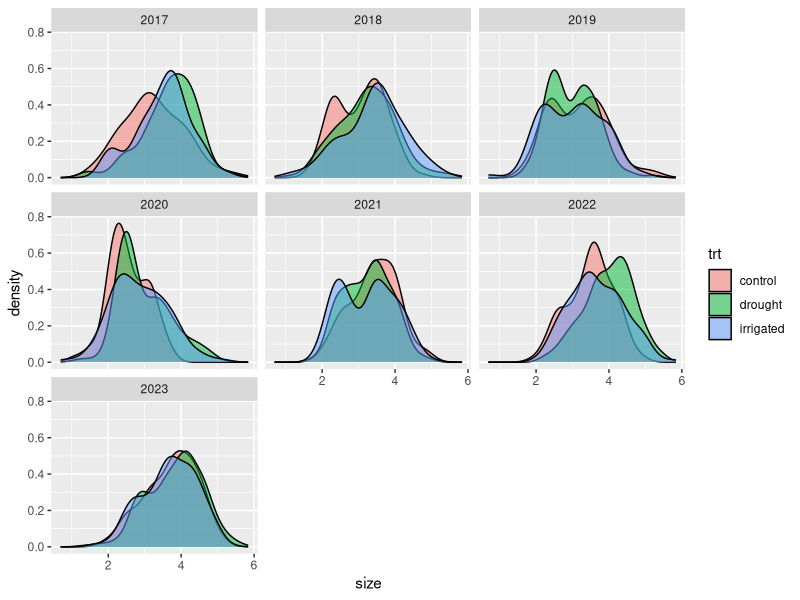
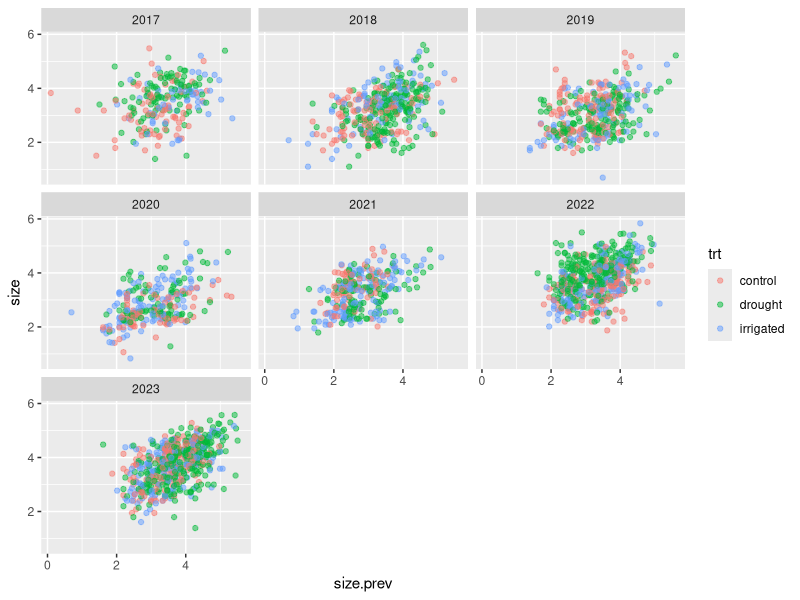
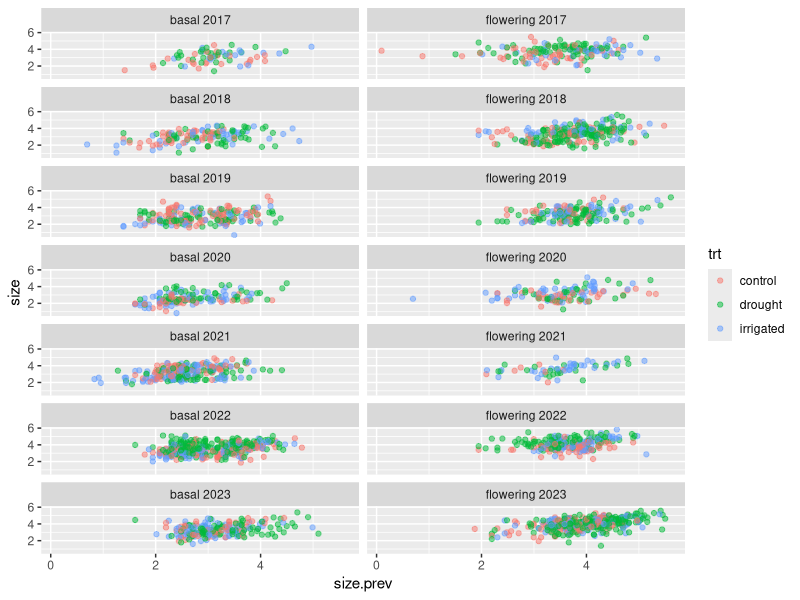
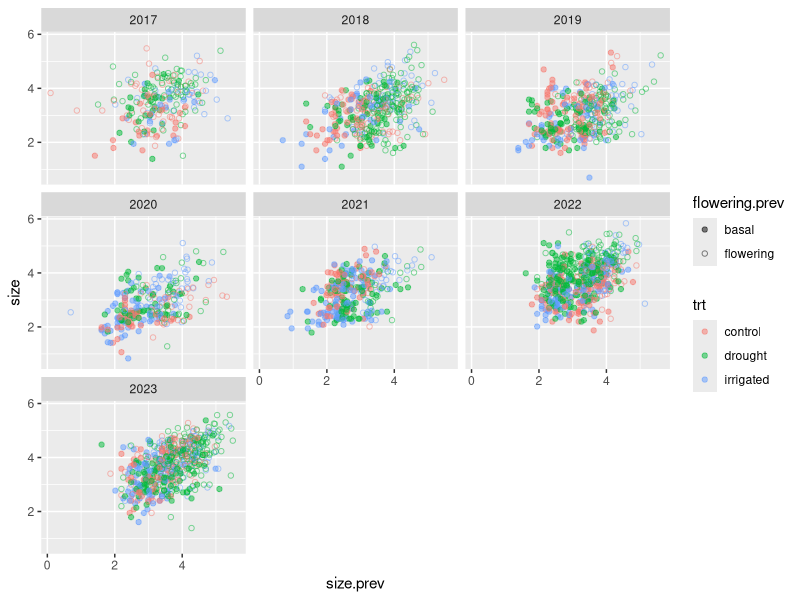
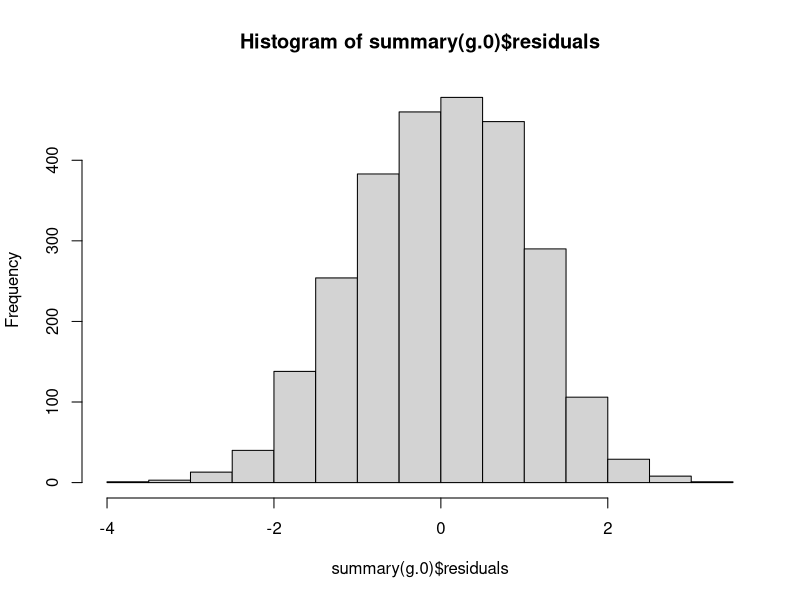
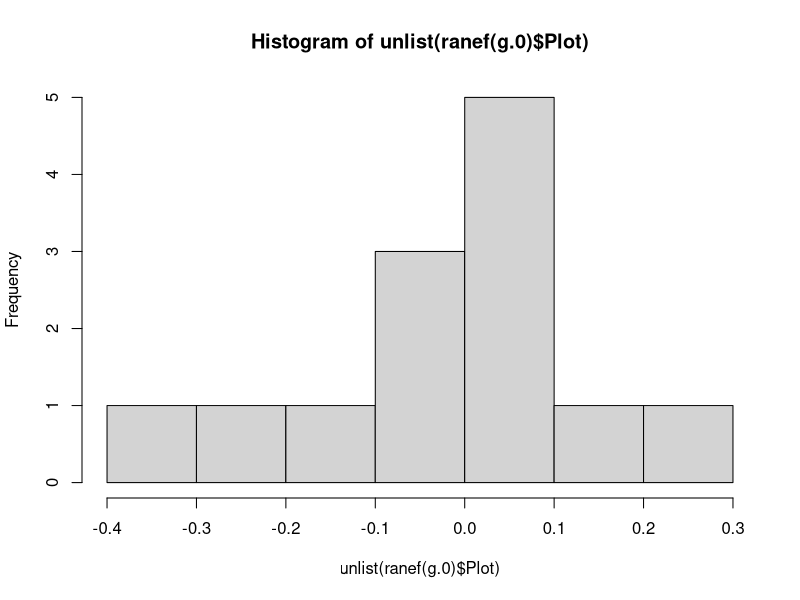
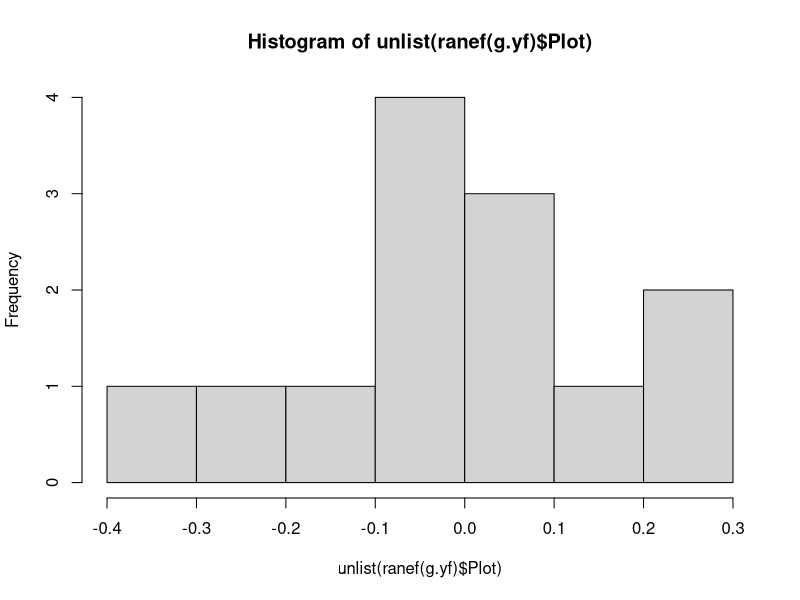
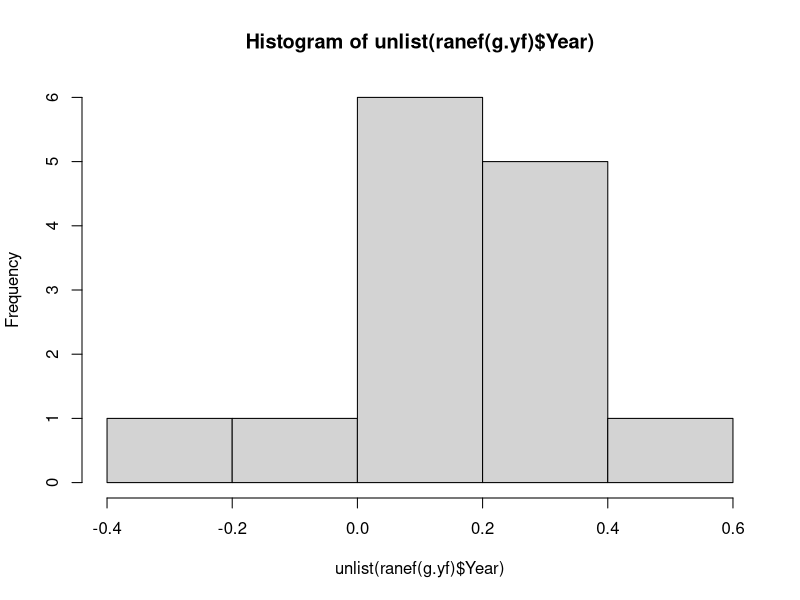

The R source for these figures, in order: (Note: this script raises an error after producing the figures.)
##### Setup/preparation

library(ggplot2)
library(dplyr)
library(tidyr)
library(lme4)

rm(list = ls())

# Inverse logit wrapper
ilogit = function(x) (1+exp(-x))^(-1)

# Load in a demography table
# demo.table = read.csv('01_data_cleaning/out/demo_table.csv')
demo = read.csv('01_data_cleaning/out/demo_postcombine.csv')

# Merge in plot information
# demo.table = merge(
  # demo.table,
demo = merge(
  demo,
  read.csv('00_raw_data/plot_treatments.csv') %>% rename(Plot = plot)
)

##### For growth, filter out relevant plants
# relevant plants: observed alive in both years, 
# have required size data
# (also - flowered in previous year?)

demo.prev = merge(
  # demo.table,
  # demo.table %>% mutate(Year = Year + 1) %>% select(-c(Plot, trt)),
  demo %>% select(plantid, Plot, trt, Year, No.leaves, Leaf.length),
  demo %>% mutate(Year = Year + 1) %>% select(plantid, Year, No.leaves, Leaf.length, No.umbels),
  by = c('plantid', 'Year'), suffixes = c('', '.prev')
) %>%
  rename(Umbels.prev = No.umbels) %>%
  arrange(plantid, Year, Plot)

head(demo.prev)

# Subset plants we want to put into model
demo.prev.for.mod = demo.prev %>%
  mutate(Year = factor(Year)) %>%
  # # Remove NAs
  filter(
    # !is.na(no.leaves) & !is.na(no.leaves.prev) &
    # !is.na(leaf.leng) & !is.na(leaf.leng.prev)
    !is.na(No.leaves)   & !is.na(No.leaves.prev) &
    !is.na(Leaf.length) & !is.na(Leaf.length.prev)
  ) %>%
  # # Remove records of plants that were not observed in the previous year
  # filter(!is.na(obs.alive.prev) & obs.alive.prev) %>%
  filter(No.leaves > 0 & No.leaves.prev > 0) %>%
  # # Previous umbel counts - update to zero if known to be alive, not flowering
  # # (remove plants that are flowering but have no umbel count, if they exist)
  # filter(!(is.na(no.umbels.prev) & flowering.prev)) %>%
  mutate(Umbels.prev = ifelse(is.na(Umbels.prev), 0, Umbels.prev))

head(demo.prev.for.mod)
table(demo.prev.for.mod$obs.alive, useNA = 'always') # all plants are alive (good)
table(demo.prev.for.mod$detected, useNA = 'always')
table(demo.prev.for.mod$detected.prev, useNA = 'always') # looks good

# Add size variables...

demo.prev.for.mod = demo.prev.for.mod %>%
  mutate(
    # size = log(no.leaves * leaf.leng),
    # size.prev = log(no.leaves.prev * leaf.leng.prev)
    size = log(No.leaves * Leaf.length),
    size.prev = log(No.leaves.prev * Leaf.length.prev),
    flowering.prev = ifelse(Umbels.prev > 0 & !is.na(Umbels.prev),
                            'flowering',
                            'basal')
  )

##### Try doing some plotting

demo.prev.for.mod %>%
  ggplot(aes(x = size)) +
  geom_density(
    aes(group = trt, fill = trt),
    alpha = 0.5, position = 'identity'
  ) +
  facet_wrap(~ Year)
# maybe some compositional effects in 2017, 2020, 2022...

demo.prev.for.mod %>%
  ggplot(aes(x = size.prev, y = size)) +
  geom_point(aes(colour = trt), alpha = 0.5) +
  coord_cartesian() +
  facet_wrap(~ Year) # interesting!

demo.prev.for.mod %>%
  ggplot(aes(x = size.prev, y = size)) +
  geom_point(aes(colour = trt), alpha = 0.5) +
  coord_cartesian() +
  facet_wrap(~ paste(flowering.prev, Year), ncol = 2, dir = 'v') 

demo.prev.for.mod %>%
  ggplot(aes(x = size.prev, y = size)) +
  geom_point(aes(colour = trt, shape = flowering.prev), alpha = 0.5) +
  coord_cartesian() +
  scale_shape_manual(values = c(19, 21)) +
  facet_wrap(~ Year)

##### Okay yeah let's do some modelz

# Null model
g.0 = lmer(
  formula = size ~ size.prev + (1 | Plot),
  data = demo.prev.for.mod
)

summary(g.0) # intercept is very high...?
hist(summary(g.0)$residuals) # kinda have a tail but otherwise okay (but I forget if residuals are ranef-centered or not...)
hist(unlist(ranef(g.0)$Plot))
# hist(unlist(ranef(g.0)$`plantid:Plot`)) # these are normal tho

### Model with year
g.y = lmer(
  formula = size ~ size.prev + (1 | Year) + (1 | Plot),
  data = demo.prev.for.mod
)

summary(g.y)
AIC(g.y, g.0) # yep. year effect is good

### Model with flowering in previous year

g.y.f = lmer(
  formula = size ~ size.prev + flowering.prev + (1 | Year) + (1 | Plot),
  data = demo.prev.for.mod
)

AIC(g.y.f, g.y)
summary(g.y.f) # wait... this effect is positive?

### Flowering in previous year * size interaction

g.y.sf = lmer(
  formula = size ~ size.prev * flowering.prev + (1 | Year) + (1 | Plot),
  data = demo.prev.for.mod
)

summary(g.y.sf) # cool... assuming it's not bunk, this looks like it would make more sense...
AIC(g.y.sf, g.y.f, g.y) # but it is bunk. interesting

### Size-treatment interaction (just to make sure)
g.y.f.t = lmer(
  formula = size ~ size.prev + trt + flowering.prev + (1 | Year) + (1 | Plot),
  data = demo.prev.for.mod
)

AIC(g.y.f.t, g.y.f, g.y)   # no treatment effects here

g.y.f.st = lmer(
  formula = size ~ size.prev * trt + flowering.prev + (1 | Year) + (1 | Plot),
  data = demo.prev.for.mod
)

AIC(g.y.f.st, g.y.f) # no size-treatment effects

### Flowering-treatment interaction
g.y.ft = lmer(
  formula = size ~ size.prev + trt * flowering.prev + (1 | Year) + (1 | Plot),
  data = demo.prev.for.mod
)

AIC(g.y.ft, g.y.f) # no treatment-flowering effects

### Oh I guess I should see if slope varies by year...

g.sy.f = lmer(
  formula = size ~ flowering.prev + (size.prev | Year) + (1 | Plot),
  data = demo.prev.for.mod
)

AIC(g.sy.f, g.y.f) # nope!

### What about effects of prior-year flowering varying by year?

g.yf = lmer(
  formula = size ~ size.prev + (flowering.prev | Year) + (1 | Plot),
  data = demo.prev.for.mod
)

AIC(g.yf, g.y.f) # ooh... super-interesting!! 

summary(g.yf)
hist(unlist(ranef(g.yf)$Plot))
hist(unlist(ranef(g.yf)$Year))
plot(unlist(ranef(g.yf)$Year["(Intercept)"])) # looks a little auto-correlated...
hist(unlist(ranef(g.yf)$Year["flowering.prevflowering"]))
plot(unlist(ranef(g.yf)$Year["flowering.prevflowering"])) # hmm...
# hist(unlist(ranef(g.yf)$`plantid:Plot`)) # big-ol' right tail...

g.yf.s2 = lmer(
  formula = size ~ poly(size.prev, 2) + (flowering.prev | Year) + (1 | Plot),
  data = demo.prev.for.mod
)

AIC(g.yf.s2, g.yf)
# WHAT
# a polynomial effect...?

summary(g.yf.s2)
# what the fuck...

### So far... would appear that the best model is g.yf (flowering effect varying by year, independent of size)
# shall we plot?

data.preds = expand.grid(
  size.prev = seq(.5, 6, by = 0.25),
  Year = factor(2017:2023),
  flowering.prev = c(TRUE, FALSE)
) %>%
  mutate(pred.size = predict(g.yf.s2, newdata = ., re.form = ~ (flowering.prev | Year)))

head(data.preds)  

ggplot() +
  geom_point(
    data = demo.prev.for.mod,
    aes(x = size.prev, y = size, colour = trt, shape = flowering.prev),
    alpha = 0.5
  ) +
  geom_line(
    data = data.preds,
    aes(x = size.prev, y = pred.size, group = flowering.prev, linetype = flowering.prev)
  ) +
  scale_shape_manual(values = c(19, 21)) +
  scale_colour_manual(values = c('black', 'red', 'blue')) +
  facet_wrap(~ Year)

ggplot() +
  geom_point(
    data = demo.prev.for.mod,
    aes(x = size.prev, y = size, colour = trt, shape = flowering.prev),
    alpha = 0.5
  ) +
  geom_line(
    data = data.preds,
    aes(x = size.prev, y = pred.size, group = flowering.prev, linetype = flowering.prev)
  ) +
  scale_shape_manual(values = c(19, 21)) +
  scale_colour_manual(values = c('goldenrod', 'red', 'blue')) +
  facet_wrap(~ paste(Year, flowering.prev), ncol = 4)

# How often is shrinkage happening...?
demo.prev.for.mod %>%
  group_by(Year, trt, flowering.prev = ifelse(flowering.prev, 'fl', 'nfl')) %>%
  summarise(p.grow = mean(size > size.prev)) %>% 
  pivot_wider(names_from = flowering.prev, values_from = p.grow)
  
# whoa... what the fuck

# Okay... look at size components...

##### Should also maybe fit a model with current flowering year...

g.yf0.yf1 = lmer(
  formula = size ~ size.prev + (flowering + flowering.prev | Year) + (1 | Plot / plantid),
  data = demo.prev.for.mod
)

g.yf0.f1 = lmer(
  formula = size ~ size.prev + flowering + (flowering.prev | Year) + (1 | Plot / plantid),
  data = demo.prev.for.mod
)

AIC(g.yf0.yf1, g.yf0.f1, g.yf) # cool

summary(g.yf0.f1)

data.preds = expand.grid(
  size.prev = seq(.5, 6, by = 0.25),
  Year = factor(2017:2023),
  flowering = c(TRUE, FALSE),
  flowering.prev = c(TRUE, FALSE)
) %>%
  mutate(pred.size = predict(g.yf0.f1, newdata = ., re.form = ~ (flowering.prev | Year)))

ggplot() +
  geom_point(
    data = demo.prev.for.mod,
    aes(x = size.prev, y = size, colour = trt, shape = flowering.prev),
    alpha = 0.5
  ) +
  geom_line(
    data = data.preds,
    aes(x = size.prev, y = pred.size, group = interaction(flowering.prev, flowering), linetype = interaction(flowering.prev, flowering))
  ) +
  scale_shape_manual(values = c(19, 21)) +
  scale_colour_manual(values = c('goldenrod', 'red', 'blue')) +
  facet_wrap(~ Year)
